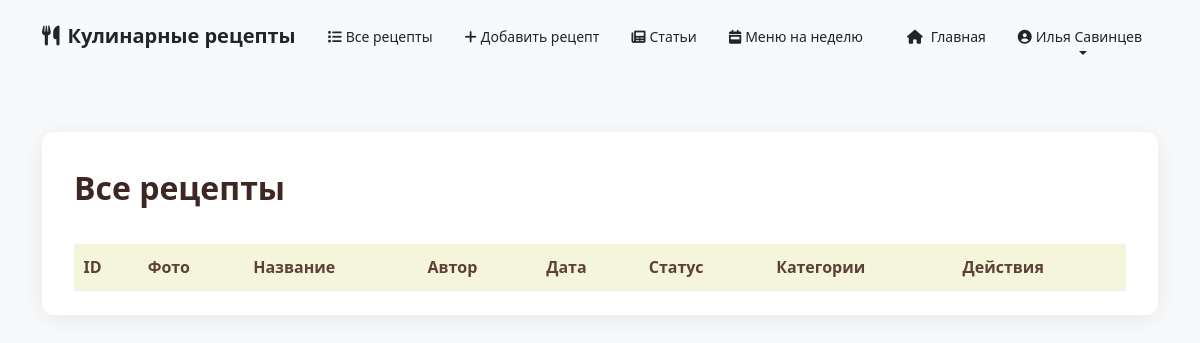
Before: /accounts/admin/recipes-table/ (signed in) with the older database file.
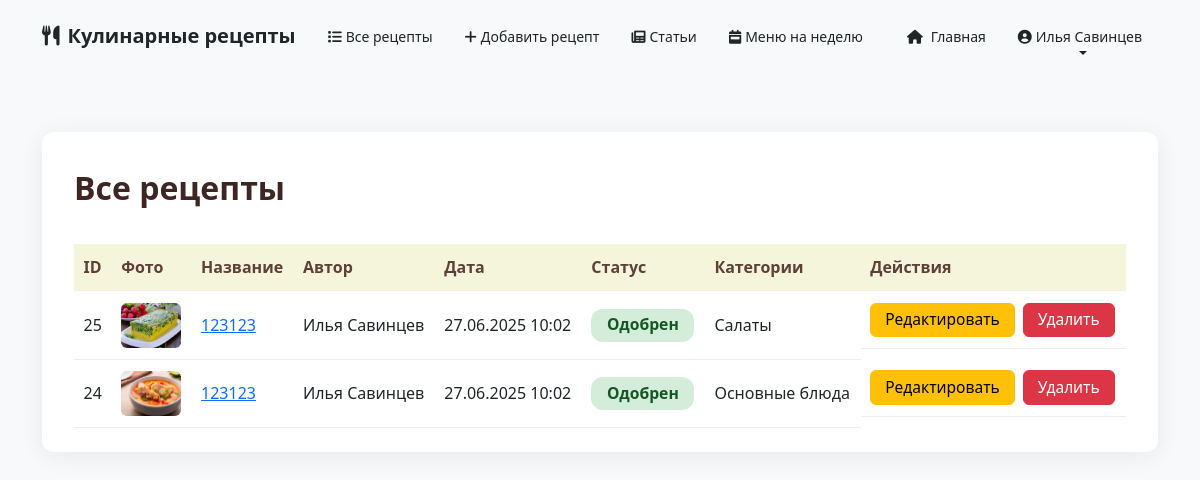
After: the same page with the newer database file.
### accounts/models.py (models this page shows, shortened)
class Recipe(models.Model):
    title = models.CharField(max_length=200)
    description = models.TextField(blank=True)
    ingredients = models.TextField(blank=True)
    instructions = models.TextField()
    created_at = models.DateTimeField(auto_now_add=True)
    updated_at = models.DateTimeField(auto_now=True)
    author = models.ForeignKey(User, on_delete=models.CASCADE, related_name='recipes')
    steps = models.TextField(blank=True)
    prep_time = models.PositiveIntegerField(null=True, blank=True, help_text='Время приготовления в минутах')
    cook_time = models.PositiveIntegerField(null=True, blank=True, help_text='Время готовки в минутах')
    image = models.ImageField(upload_to='recipe_images/', null=True, blank=True)
    MODERATION_STATUS_CHOICES = [
        ('pending', 'На модерации'),
        ('approved', 'Одобрен'),
        ('rejected', 'Отклонён'),
    ]
    moderation_status = models.CharField(max_length=10, choices=MODERATION_STATUS_CHOICES, default='pending')
    slug = models.SlugField(max_length=255, unique=True, blank=True)

class User(AbstractBaseUser, PermissionsMixin):
    email = models.EmailField(unique=True)
    first_name = models.CharField(max_length=30, blank=True)
    last_name = models.CharField(max_length=30, blank=True)
    is_staff = models.BooleanField(default=False)
    is_active = models.BooleanField(default=True)
    date_joined = models.DateTimeField(default=timezone.now)
    USERNAME_FIELD = 'email'
    REQUIRED_FIELDS = []
    objects = UserManager()

class Category(models.Model):
    name = models.CharField(max_length=100, unique=True)

### accounts/views.py (the view)
# urls.py: path('admin/recipes-table/', views.admin_recipes_table_view, name='admin_recipes_table'),
@staff_member_required
def admin_recipes_table_view(request):
    recipes = Recipe.objects.select_related('author').prefetch_related('categories').order_by('-created_at')
    return render(request, 'accounts/admin_recipes_table.html', {'recipes': recipes})

### accounts/templates/accounts/admin_recipes_table.html (shortened to what this page needs)
{% extends 'base.html' %}
{% block content %}
<div class="admin-table-container">
    <div class="admin-table-title">Все рецепты</div>
    <div style="overflow-x:auto;">
    <table class="admin-table">
        <thead>
            <tr>
                <th>ID</th>
                <th>Фото</th>
                <th>Название</th>
                <th>Автор</th>
                <th>Дата</th>
                <th>Статус</th>
                <th>Категории</th>
                <th>Действия</th>
            </tr>
        </thead>
        <tbody>
            {% for recipe in recipes %}
            <tr>
                <td>{{ recipe.id }}</td>
                <td>
                    {% if recipe.image %}
                        <img src="{{ recipe.image.url }}" class="admin-table-img" alt="Фото">
                    {% else %}
                        <img src="https://via.placeholder.com/60x45?text=Нет+фото" class="admin-table-img" alt="Нет фото">
                    {% endif %}
                </td>
                <td>
                    {% if recipe.slug %}
                        <a href="{% url 'recipe_detail' recipe.slug %}" target="_blank">{{ recipe.title }}</a>
                    {% else %}
                        <span class="text-muted" style="background:#eee;cursor:not-allowed;pointer-events:none;">{{ recipe.title }}</span>
                    {% endif %}
                </td>
                <td>{{ recipe.author.first_name }} {{ recipe.author.last_name }}</td>
                <td>{{ recipe.created_at|date:"d.m.Y H:i" }}</td>
                <td><span class="admin-status {{ recipe.moderation_status }}">
                    {% if recipe.moderation_status == 'approved' %}Одобрен{% endif %}
                </span></td>
                <td>
                    {% for cat in recipe.categories.all %}{{ cat.name }}{% if not forloop.last %}, {% endif %}{% endfor %}
                </td>
                <td class="admin-table-actions">
                    <a href="{% url 'recipe_edit' recipe.id %}" class="btn btn-warning btn-sm">Редактировать</a>
                    <form method="post" action="{% url 'recipe_delete' recipe.id %}" style="display:inline;">
                        <button type="submit" class="btn btn-danger btn-sm" onclick="return confirm('Удалить рецепт?');">Удалить</button>
                    </form>
                </td>
            </tr>
            {% endfor %}
        </tbody>
    </table>
    </div>
</div>
{% endblock %}

Changed rows visible on the page:
added Recipe: id "25", image (picture), title "123123", author.first_name "Илья", author.last_name "Савинцев", created_at "27.06.2025 10:02", moderation_status "Одобрен"
now on this page (row unchanged): Category: name "Салаты", shown under "25"
added Recipe: id "24", image (picture), title "123123", author.first_name "Илья", author.last_name "Савинцев", created_at "27.06.2025 10:02", moderation_status "Одобрен"
now on this page (row unchanged): Category: name "Основные блюда", shown under "24"
